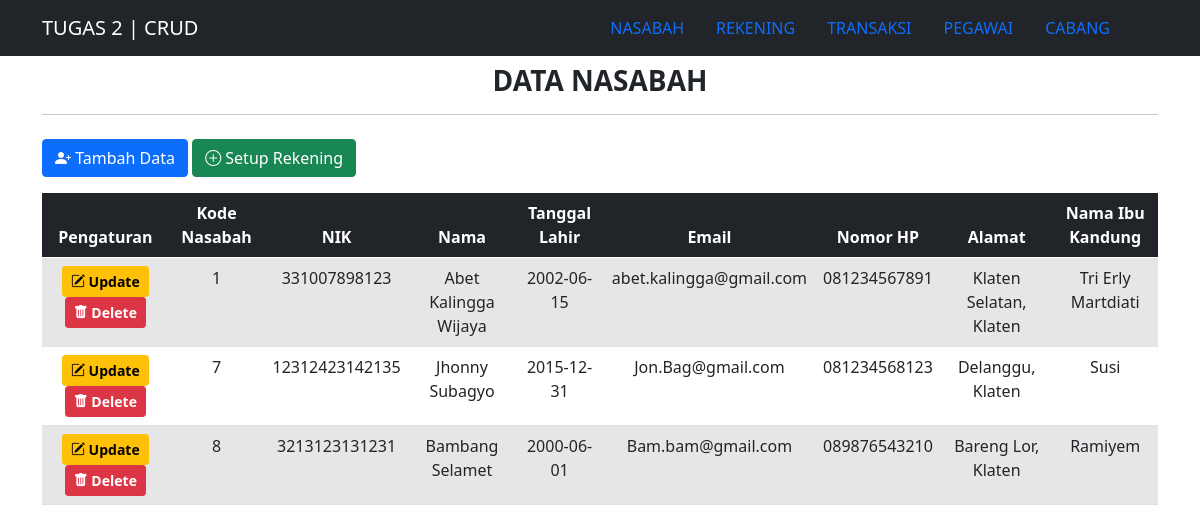
The app's page /bank_db/index.php with its own data.
### tables this page shows
CREATE TABLE `nasabah` (
  `kodeNasabah` int(11) NOT NULL,
  `namaNasabah` varchar(50) NOT NULL,
  `NIK` varchar(16) NOT NULL,
  `tanggalLahir` date NOT NULL,
  `email` varchar(25) NOT NULL,
  `noHP` varchar(13) NOT NULL,
  `alamat` varchar(50) NOT NULL,
  `namaIbuKandung` varchar(50) NOT NULL
);

### bank_db/functions.php (called while the page is built, shortened)
<?php
$conn = mysqli_connect("localhost", "root", "", "bank_crud");
function query($query) {
    global $conn;
    $result = mysqli_query($conn, $query);
    $rows = [];
    while ($row = mysqli_fetch_assoc($result)) {
        $rows[] = $row;
    }
    return $rows;
}
?>

### bank_db/index.php (the view, shortened to what this page needs)
<?php
require 'functions.php';
$nasabah = query("SELECT * FROM nasabah");
?>
<!DOCTYPE html>
<html lang="en">
<head>
    <link href="https://cdn.jsdelivr.net/npm/bootstrap@5.0.0-beta2/dist/css/bootstrap.min.css" rel="stylesheet"
>
    <link rel="stylesheet" href="https://cdn.jsdelivr.net/npm/bootstrap-icons@1.4.0/font/bootstrap-icons.css">
    <link rel="stylesheet" href="https://cdn.datatables.net/1.10.23/css/dataTables.bootstrap5.min.css">
    <link rel="stylesheet" href="https://cdn.jsdelivr.net/npm/bootstrap@5.0.0-beta1/dist/css/bootstrap.min.css">
</head>
<body>
    <nav class="navbar navbar-expand-lg navbar-dark bg-dark text-uppercase">
        <div class="container">
            <a class="navbar-brand" href="index.php">TUGAS 2 | CRUD</a>
            <ul class="nav justify-content-end">
                <li class="nav-item">
                    <a class="nav-link" aria-current="page" href="index.php">Nasabah</a>
                </li>
                <li class="nav-item">
                    <a class="nav-link" href="rekening.php">Rekening</a>
                </li>
                <li class="nav-item">
                    <a class="nav-link" href="transaksi.php">Transaksi</a>
                </li>
                <li class="nav-item">
                    <a class="nav-link" href="pegawai.php">Pegawai</a>
                </li>
                <li class="nav-item">
                    <a class="nav-link" href="cabang.php">Cabang</a>
                </li>
                <li class="nav-item">
                    <a class="nav-link" href="#" tabindex="-1" aria-disabled="true"></a>
                </li>
            </ul>
        </div>
    </nav>
    <div class="container">
        <div class="row my-2">
            <div class="col-md">
                <h3 class="text-center fw-bold text-uppercase">Data Nasabah</h3>
                <hr>
            </div>
        </div>
        <div class="row my-2">
            <div class="col-md">
                <a href="tambah.php" class="btn btn-primary"><i class="bi bi-person-plus-fill"></i>&nbsp;Tambah
                    Data</a>
                <a href="setupRekening.php" class="btn btn-success"><i class="bi bi-plus-circle"></i>&nbsp;Setup Rekening</a>
            </div>
        </div>
        <div class="row my-3">
            <div class="col-md">
                <table id="data" class="table table-striped table-responsive table-hover text-center"
                    style="width:100%">
                    <thead class="table-dark">
                        <tr>
                            <th>Pengaturan</th>
                            <th>Kode Nasabah</th>
                            <th>NIK</th>
                            <th>Nama</th>
                            <th>Tanggal Lahir</th>
                            <th>Email</th>
                            <th>Nomor HP</th>
                            <th>Alamat</th>
                            <th>Nama Ibu Kandung</th>
                        </tr>
                    </thead>
                    <tbody>
                        <?php foreach ($nasabah as $row) : ?>
                        <tr>
                            <td>
                                <a href="update.php?kodeNasabah=<?= $row['kodeNasabah']; ?>"
                                    class="btn btn-warning btn-sm" style="font-weight: 600;"><i
                                        class="bi bi-pencil-square"></i>&nbsp;Update</a>
                                <a href="hapus.php?kodeNasabah=<?= $row['kodeNasabah']; ?>"
                                    class="btn btn-danger btn-sm" style="font-weight: 600;"
                                    onclick="return confirm('Apakah anda yakin ingin menghapus data <?= $row['kodeNasabah']; ?> ?');"><i
                                        class="bi bi-trash-fill"></i>&nbsp;Delete</a>
                            </td>
                            <td><?= $row["kodeNasabah"];?></td>
                            <td><?= $row["NIK"];?></td>
                            <td><?= $row["namaNasabah"];?></td>
                            <td><?= $row["tanggalLahir"];?></td>
                            <td><?= $row["email"];?></td>
                            <td><?= $row["noHP"];?></td>
                            <td><?= $row["alamat"];?></td>
                            <td><?= $row["namaIbuKandung"];?></td>
                        </tr>
                        <?php endforeach; ?>
                    </tbody>
                </table>
            </div>
        </div>
    </div>
</body>
</html>

### records on screen
nasabah: kodeNasabah "1", NIK "331007898123", namaNasabah "Abet Kalingga Wijaya", tanggalLahir "2002-06-15", email "abet.kalingga@gmail.com", noHP "081234567891", alamat "Klaten Selatan, Klaten", namaIbuKandung "Tri Erly Martdiati"
nasabah: kodeNasabah "7", NIK "12312423142135", namaNasabah "Jhonny Subagyo", tanggalLahir "2015-12-31", email "Jon.Bag@gmail.com", noHP "081234568123", alamat "Delanggu, Klaten", namaIbuKandung "Susi"
nasabah: kodeNasabah "8", NIK "3213123131231", namaNasabah "Bambang Selamet", tanggalLahir "2000-06-01", email "Bam.bam@gmail.com", noHP "089876543210", alamat "Bareng Lor, Klaten", namaIbuKandung "Ramiyem"
